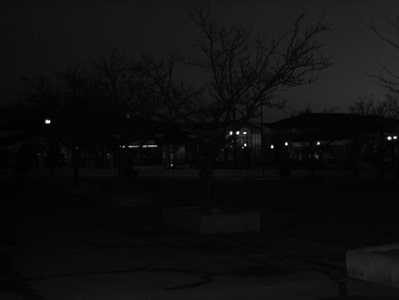
#> input picture testImg1.jpg, 399 x 300 px
$ python -i ex1_utils.py   (imports and definitions only)   (older library calls are emulated)
#> lines starting #> are read from the running program, lines starting #| are printed output that depends on the picture
#> further down, picture is the input picture: shape (300, 399, 3); min 0, max 255, mean 14.9
"""
		'########:'##::::'##::::'##:::
		 ##.....::. ##::'##:::'####:::
		 ##::::::::. ##'##::::.. ##:::
		 ######:::::. ###::::::: ##:::
		 ##...:::::: ## ##:::::: ##:::
		 ##:::::::: ##:. ##::::: ##:::
		 ########: ##:::. ##::'######:
		........::..:::::..:::......::
"""
from typing import List
# from skimage.color import rgb2yiq ,yiq2rgb
import cv2
import matplotlib.pyplot as plt
# import matplotlib.image as mpimg
import numpy as np
LOAD_GRAY_SCALE = 1
LOAD_RGB = 2


# [44 lines left out: functions myID, imReadAndConvert, imDisplay, not called in this run]


def transformRGB2YIQ(imgRGB: np.ndarray) -> np.ndarray:
	"""
	Converts an RGB image to YIQ color space
	:param imgRGB: An Image in RGB
	:return: A YIQ in image color space
	"""
	yiq_from_rgb = np.array([[0.299,0.587,0.114],[0.59590059, -0.27455667, -0.32134392],
	[0.21153661, -0.52273617, 0.31119955]])

	img_yiq =  np.dot(imgRGB, yiq_from_rgb.T.copy())
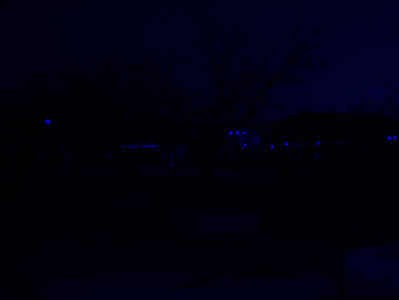
#> img_yiq: shape (300, 399, 3) float64; mean B, G, R 14.9, 0, 0; drawn with min black and max white
	# yiq = cv2.normalize(img_yiq, 0, 255, cv2.NORM_MINMAX)

	return img_yiq

	pass


def transformYIQ2RGB(imgYIQ: np.ndarray) -> np.ndarray:
	"""
	Converts an YIQ image to RGB color space
	:param imgYIQ: An Image in YIQ
	:return: A RGB in image color space
	"""
	yiq_from_rgb = np.array([[0.299, 0.587, 0.114], [0.59590059, -0.27455667, -0.32134392],[0.21153661, -0.52273617, 0.31119955]])
	OrigShape=imgYIQ.shape
	yiq2rgb = np.dot(imgYIQ.reshape(-1,3), np.linalg.inv(yiq_from_rgb).transpose()).reshape(OrigShape)
	return yiq2rgb
	pass


def hsitogramEqualize(imgOrig: np.ndarray) -> (np.ndarray, np.ndarray, np.ndarray):
	"""
		Equalizes the histogram of an image
		:param imgOrig: Original Histogram
		:return: (imgEq,histOrg,histEQ)
	"""
	if len(imgOrig.shape) != 3 and len(imgOrig.shape) != 2:
		raise Exception("please insert RGB or GRAYSCALE images.")

	is_color = False

	if len(imgOrig.shape) == 3: # if RGB image
		is_color = True
		yiqIm = transformRGB2YIQ(imgOrig)
		imgOrig = yiqIm[:, :, 0]
	imgOrig = cv2.normalize(imgOrig, None, 0, 255, cv2.NORM_MINMAX)
	imgOrig = imgOrig.astype('uint8')
	histOrig = np.histogram(imgOrig.flatten(), bins=256)[0]
#> histOrig = 256 values, max 10954 at index 6, min 0 at index 67, mean 467.6
	cs = np.cumsum(histOrig)
#> cs = 256 values from 164 to 119700
	imgNew = cs[imgOrig]
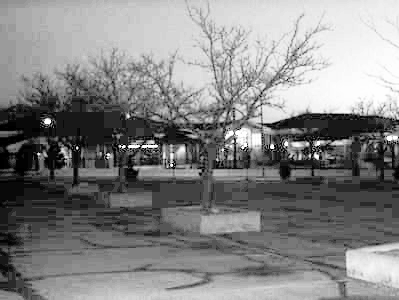
#> imgNew: shape (300, 399) int64; min 164, max 119700, mean 62293.2; drawn with min black and max white
	imgNew = cv2.normalize(imgNew, None, 0, 255, cv2.NORM_MINMAX)
	imgNew = imgNew.astype('uint8')
	histNew = np.histogram(imgNew.flatten(), bins=256)[0]
#> histNew = 256 values, max 10954 at index 66, min 0 at index 2, mean 467.6
	if is_color:
		yiqIm[:, :, 0] = imgNew / (imgNew.max() - imgNew.min())
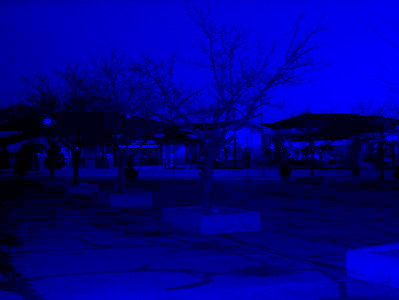
#> yiqIm: shape (300, 399, 3) float64; mean B, G, R 0.52, -7.77e-16, -1.49e-07; drawn with min black and max white
		imgNew = transformYIQ2RGB(yiqIm)
	return imgNew, histOrig, histNew

	pass


# [94 lines left out: functions fix_q, fix_z, findBestCenters, convertToImg, quantizeImage, not called in this run]

# [32 lines of commented-out code are left out]

>>> import cv2
>>> picture = cv2.imread('testImg1.jpg')
>>> result = hsitogramEqualize(picture)

$ run again, on testImg2.jpg
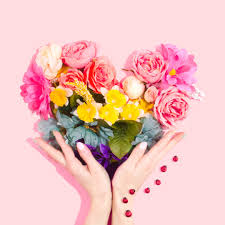
#> input picture testImg2.jpg, 225 x 225 px
#> picture is the input picture: shape (225, 225, 3); mean B, G, R 188.9, 191.7, 238.3
#> histOrig = 256 values, max 25306 at index 226, min 0 at index 3, mean 197.8
#> cs = 256 values from 1 to 50625
#> in hsitogramEqualize, `imgNew = cs[imgOrig]`:
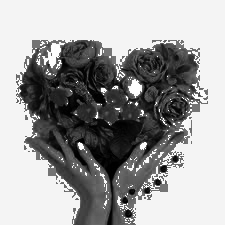
#> imgNew: shape (225, 225) int64; min 1, max 50625, mean 31684.9; drawn with min black and max white
#> histNew = 256 values, max 25306 at index 244, min 0 at index 92, mean 197.8
#> in transformYIQ2RGB, `yiq2rgb = np.dot(imgYIQ.reshape(-1,3), np.linalg.inv(yiq_from_rgb).tra..`:
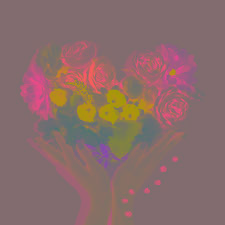
#> yiq2rgb: shape (225, 225, 3) float64; mean B, G, R -6.6, -3.9, 42.8; drawn with min black and max white
